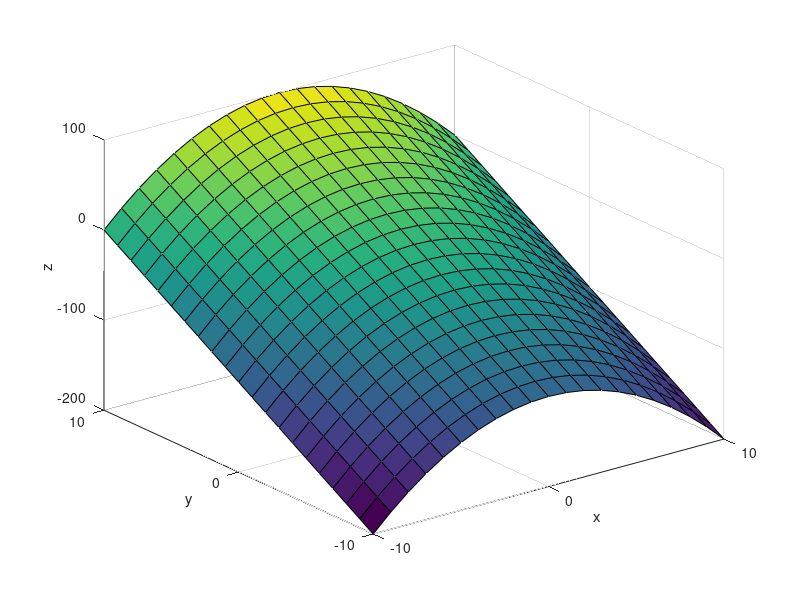

Write MATLAB code to recreate this figure.
[x,y] = meshgrid(-10:10);
z = -x.^2+10*y;
surface(x,y,z)
xlabel('x')
ylabel('y')
zlabel('z')
xticks([-10 0 10])
yticks([-10 0 10])
zticks([-200 -100 0 100])
view(3)
grid on